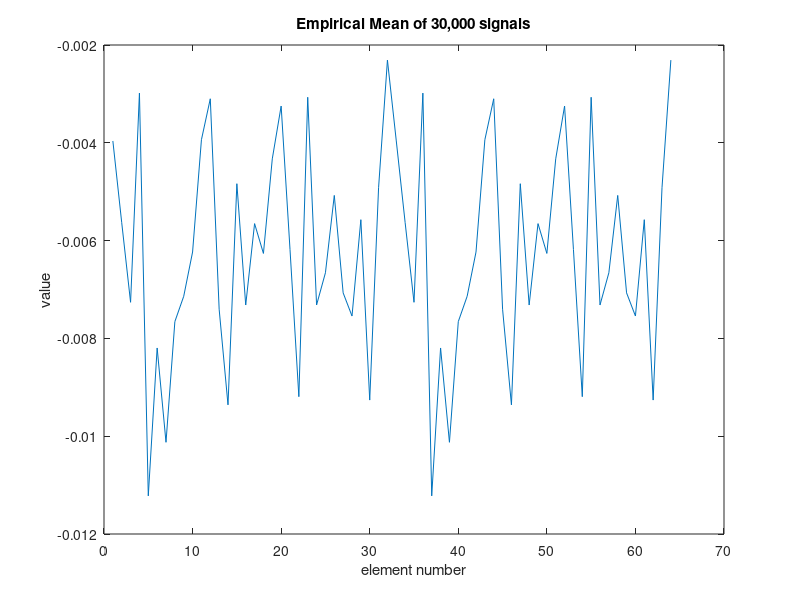
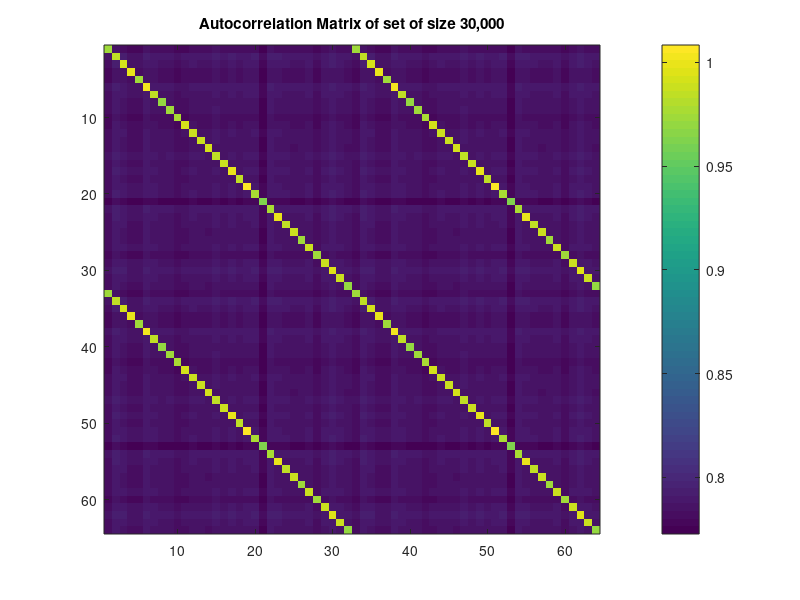
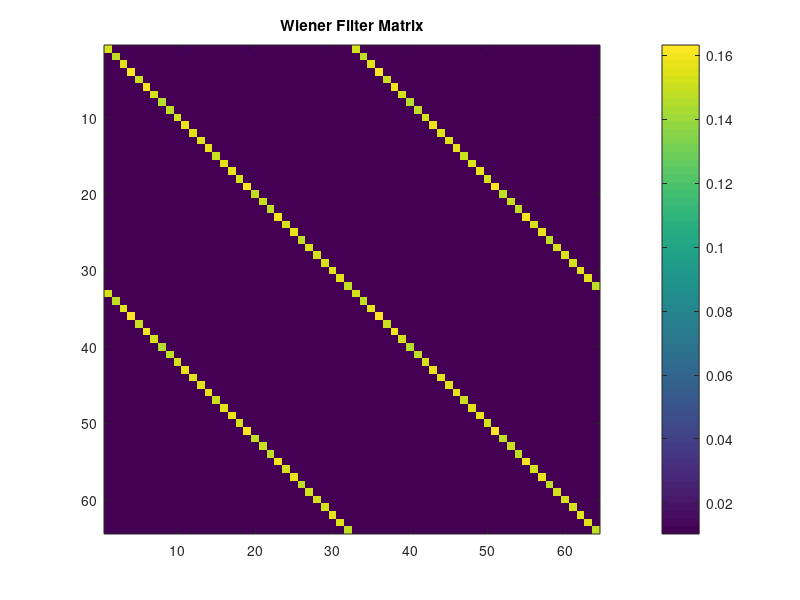
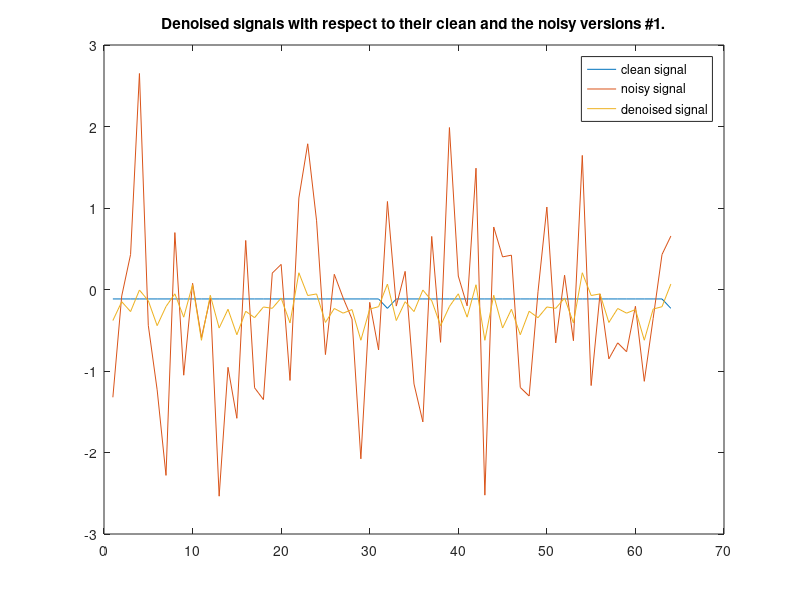

These figures' MATLAB source, in order:
clear all;
close all;
clc;

%initials constants
N = 64;
c = 0.8;
set_size = 30000;

% caluclate the signals set
set = zeros(N,set_size);
autocorrelation_matrix = zeros(N,N);
for i=1:1:set_size
    K = unidrnd(N/2);
    M = normrnd(0,sqrt(c));
    L = normrnd(0,sqrt((N/2)*(1-c)));

    cur_vec = [repelem(M,(K - 1)) (M + L) repelem(M,(N/2 - 1)) (M + L) repelem(M,(N/2 - K))]';

    set(:,i) = cur_vec;
    autocorrelation_matrix = autocorrelation_matrix + cur_vec * cur_vec';
end
autocorrelation_matrix = autocorrelation_matrix/set_size;
empirical_mean = sum(set,2)/set_size;

% plot the emirical mean signal of the set
figure;
plot(empirical_mean);
title('Empirical Mean of 30,000 signals');
xlabel('element number'); % x-axis label
ylabel('value'); % y-axis label

% plot the autocorrelation matrix
figure;
imagesc(autocorrelation_matrix);
title('Autocorrelation Matrix of set of size 30,000');
colorbar;

% calculate the Wiener filter
W = autocorrelation_matrix * ((autocorrelation_matrix + eye(N))\eye(N));
figure;
imagesc(W);
title('Wiener Filter Matrix');
colorbar;

% calculated noisy signal set
n = normrnd(0,1,N,set_size);
noisy_set = set + n;

% calculate the denisoed set by multiplying the Wiener filter with each
% nosiy signal.
denosied_set = zeros(N,set_size);
for i=1:1:set_size
    denosied_set(:,i) = W * noisy_set(:,i);
end

% plot some signals to compare between the denoised, noisy and clean
% versions
figure;
plot(set(:,1));
hold on;
plot(noisy_set(:,1));
plot(denosied_set(:,1));
legend('clean signal','noisy signal', 'denoised signal');
title('Denoised signals with respect to their clean and the noisy versions #1.');
hold off;

figure;
plot(set(:,floor(set_size/2)));
hold on;
plot(noisy_set(:,floor(set_size/2)));
plot(denosied_set(:,floor(set_size/2)));
legend('clean signal','noisy signal', 'denoised signal');
title('Denoised signals with respect to their clean and the noisy versions #2.');
hold off;

figure;
plot(set(:,set_size));
hold on;
plot(noisy_set(:,set_size));
plot(denosied_set(:,set_size));
legend('clean signal','noisy signal', 'denoised signal');
title('Denoised signals with respect to their clean and the noisy versions #3.');
hold off;

% calculate the empirical mse of the clean and denoised signal
empirical_mse = (sum(sum((set - denosied_set).^2)/N))/set_size;


% again for subsection c

% calculate the Wiener filter
W_2 = autocorrelation_matrix * ((autocorrelation_matrix + 5 * eye(N))\eye(N));
figure;
imagesc(W_2);
title('Wiener Filter Matrix');
colorbar;

% calculated noisy signal set
n_2 = normrnd(0,sqrt(5),N,set_size);
noisy_set_2 = set + n_2;

% calculate the denisoed set by multiplying the Wiener filter with each
% nosiy signal.
denosied_set_2 = zeros(N,set_size);
for i=1:1:set_size
    denosied_set_2(:,i) = W_2 * noisy_set_2(:,i);
end

% plot some signals to compare between the denoised, noisy and clean
% versions
figure;
plot(set(:,1));
hold on;
plot(noisy_set_2(:,1));
plot(denosied_set_2(:,1));
legend('clean signal','noisy signal', 'denoised signal');
title('Denoised signals with respect to their clean and the noisy versions #1.');
hold off;

figure;
plot(set(:,floor(set_size/2)));
hold on;
plot(noisy_set_2(:,floor(set_size/2)));
plot(denosied_set_2(:,floor(set_size/2)));
legend('clean signal','noisy signal', 'denoised signal');
title('Denoised signals with respect to their clean and the noisy versions #2.');
hold off;

figure;
plot(set(:,set_size));
hold on;
plot(noisy_set_2(:,set_size));
plot(denosied_set_2(:,set_size));
legend('clean signal','noisy signal', 'denoised signal');
title('Denoised signals with respect to their clean and the noisy versions #3.');
hold off;

% calculate the empirical mse of the clean and denoised signal
empirical_mse_2 = (sum(sum((set - denosied_set_2).^2)/N))/set_size;
